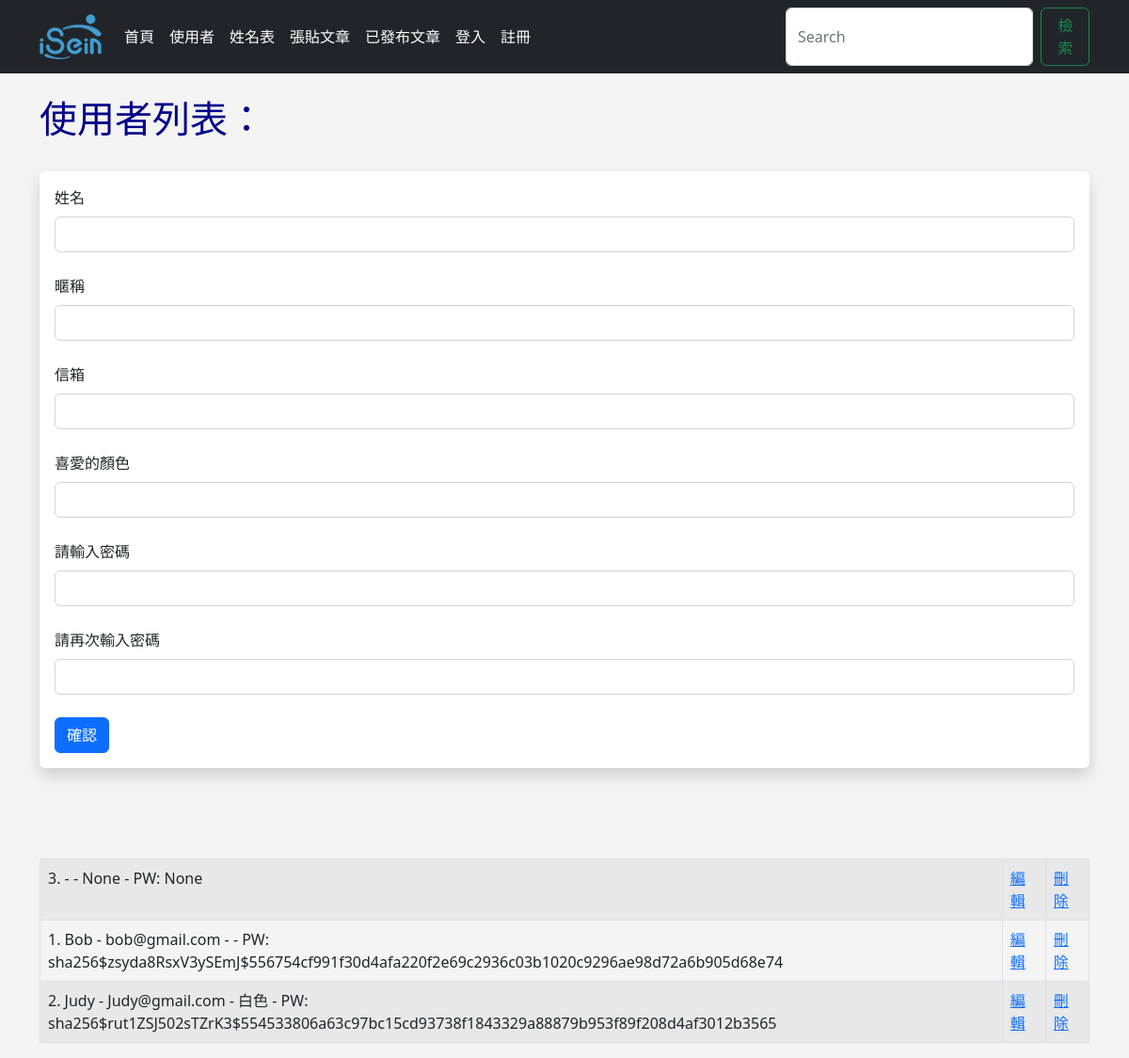
The page /user/add on the database as committed earlier.
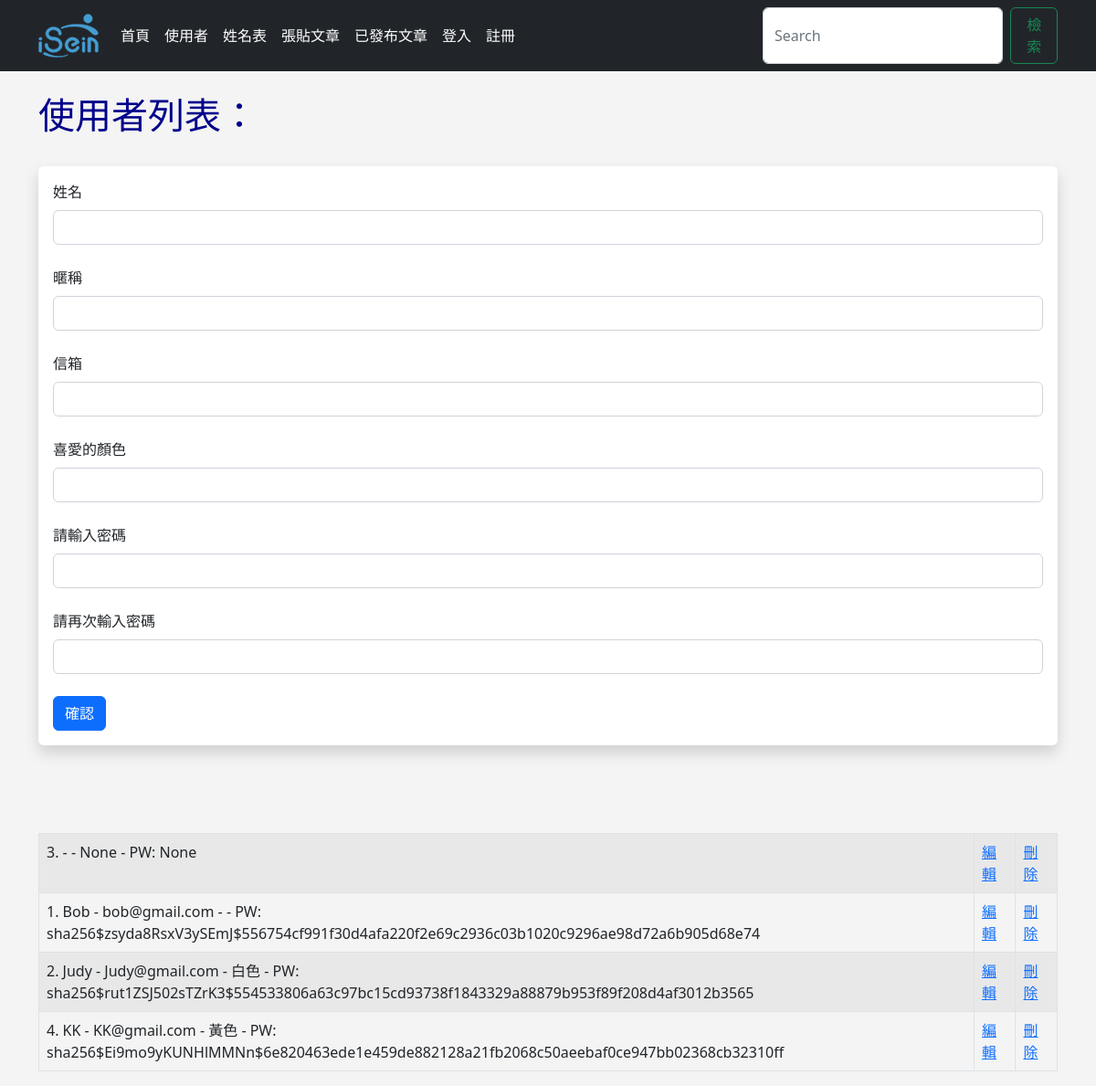
The same page on the database as committed later.
### app.py (models this page shows, shortened)
class Users(db.Model, UserMixin):
    id = db.Column(db.Integer, primary_key=True)
    username = db.Column(db.String(20), nullable=False)
    name = db.Column(db.String(200), nullable=False)
    email = db.Column(db.String(200), nullable=False, unique=True)
    favorite_color = db.Column(db.String(120))
    about_author = db.Column(db.Text())
    password_hash = db.Column(db.String(128))
    date_added = db.Column(db.DateTime, default=datetime.utcnow)
    posts = db.relationship('Posts', backref="poster")
    profile_pic = db.Column(db.String(256))
    @property
    def password(self):
        raise AttributeError("哈希屬性不可讀取！")

### app.py (the view, shortened to what this page needs)
@app.route('/user/add', methods=['GET', 'POST'])
def add_user():
    email = None
    form = UserForm()
    our_users = Users.query.order_by(Users.date_added)
    return render_template("add_user.html",
        form=form,
        email=email,
        our_users=our_users
        )

### webforms.py
class UserForm(FlaskForm):
    name = StringField("姓名", validators=[DataRequired()])
    username = StringField("暱稱")
    email = StringField("信箱", validators=[DataRequired()])
    favorite_color = StringField("喜愛的顏色")
    about_author = TextAreaField("關於作者")
    password_hash = PasswordField('請輸入密碼',
        validators=[DataRequired(),
        EqualTo('password_hash2', message='密碼必須匹配')])
    password_hash2 = PasswordField('請再次輸入密碼', validators=[DataRequired()])
    profile_pic = FileField("上傳頭像")
    submit = SubmitField("確認")

class SearchForm(FlaskForm):
    searched = StringField('Searched', validators=[DataRequired()])
    submit = SubmitField("確認")

### app.py (called while the page is built)
@app.context_processor
def base():
    form = SearchForm()
    return dict(form=form)

### templates/add_user.html (shortened to what this page needs)
{% extends 'base.html' %}
{% block content %}
    {% if name %}
        <h1>Hello {{ name }}</h1>
        <br/><br/>
    {% else %}
        <h1>使用者列表：</h1>
        <br/>
        <div class="shadow p-3 mb-5 bg-body rounded">
            <form method="POST">
                {{ form.name.label(class="form-label") }}
                {{ form.name(class="form-control") }}
                <br/>
                {{ form.username.label(class="form-label") }}
                {{ form.username(class="form-control") }}
                <br/>
                {{ form.email.label(class="form-label") }}
                {{ form.email(class="form-control") }}
                <br/>
                {{ form.favorite_color.label(class="form-label") }}
                {{ form.favorite_color(class="form-control") }}
                <br/>
                {{ form.password_hash.label(class="form-label") }}
                {{ form.password_hash(class="form-control") }}
                <br/>
                {{ form.password_hash2.label(class="form-label") }}
                {{ form.password_hash2(class="form-control") }}
                <br/>
                {{ form.submit(class="btn btn-primary") }}
            </form>
        </div>
        <br/><br/>
    {% endif %}
    <table class="table table-hover table-bordered table-striped">
        {% for our_user in our_users %}
            <tr>
                <td>{{ our_user.id }}. {{ our_user.name }} - {{ our_user.email }} - {{ our_user.favorite_color }} - PW: {{ our_user.password_hash }}</td>
                <td><a href="{{ url_for('update', id=our_user.id) }}">編輯</a></td>
                <td><a href="{{ url_for('delete', id=our_user.id) }}">刪除</a></td>
            </tr>
        {% endfor %}
    </table>
{% endblock %}

### templates/base.html (shortened to what this page needs)
<!doctype html>
<html lang="en">
  <head>
    <link href="https://cdn.jsdelivr.net/npm/bootstrap@5.2.0/dist/css/bootstrap.min.css" rel="stylesheet">
    <link href="{{ url_for('static', filename='css/style.css') }}" rel="stylesheet">
  </head>
  <body>
    {% include 'navbar.html' %}
    <br/>
    <div class='container'>
      {% block content %}
      {% endblock %}
    </div>
  </body>
</html>

### templates/navbar.html (shortened to what this page needs)
<nav class="navbar navbar-expand-lg navbar-dark bg-dark">
    <div class="container">
      <a class="navbar-brand" href="{{ url_for('index') }}"><img src="static\images\16652396955207.png"></a>
      <div class="collapse navbar-collapse" id="navbarSupportedContent">
        <ul class="navbar-nav me-auto mb-2 mb-lg-0">
          <li class="nav-item">
            <a class="nav-link active" aria-current="page" href="{{ url_for('index') }}">首頁</a>
          </li>
          <li class="nav-item">
            <a class="nav-link active" aria-current="page" href="{{ url_for('user') }}">使用者</a>
          </li>
          <li class="nav-item">
            <a class="nav-link active" aria-current="page" href="{{ url_for('name') }}">姓名表</a>
          </li>
          <li class="nav-item">
            <a class="nav-link active" aria-current="page" href="{{ url_for('add_post') }}">張貼文章</a>
          </li>
          <li class="nav-item">
            <a class="nav-link active" aria-current="page" href="{{ url_for('posts') }}">已發布文章</a>
          </li>
          {% if current_user.is_authenticated %}
            <li class="nav-item">
              <a class="nav-link" href="{{ url_for('dashboard') }}">個人資訊</a>
            </li>
            {% if current_user.id == 1%}
              <li class="nav-item">
                <a class="nav-link" href="{{ url_for('admin') }}">管理者後台</a>
              </li>
            {% endif %}
            <li class="nav-item">
              <a class="nav-link" href="{{ url_for('logout') }}">登出</a>
            </li>
          {% else %}
            <li class="nav-item">
              <a class="nav-link active" aria-current="page" href="{{ url_for('login') }}">登入</a>
            </li>
            <li class="nav-item">
              <a class="nav-link active" aria-current="page" href="{{ url_for('add_user') }}">註冊</a>
            </li>
          {% endif %}
        </ul>
        <form method='POST' action='{{ url_for("search") }}' class="d-flex" role="search">
          <input class="form-control me-2" type="search" placeholder="Search" aria-label="Search" name="searched">
          <button class="btn btn-outline-success" type="submit">檢索</button>
        </form>
      </div>
    </div>
</nav>

### static/css/style.css (style rules this page uses)
h1 { color: darkblue; font-size:40px; }
body { background: #f4f4f4f0; }

Rows that differ between the two databases and show on the page:
added Users: id "4", name "KK", email "KK@gmail.com", favorite_color "黃色", password_hash "sha256$Ei9mo9yKUNHlMMNn$6e820463ede1e459de882128a21fb2068c50aeebaf0ce947bb02368cb32310ff"
